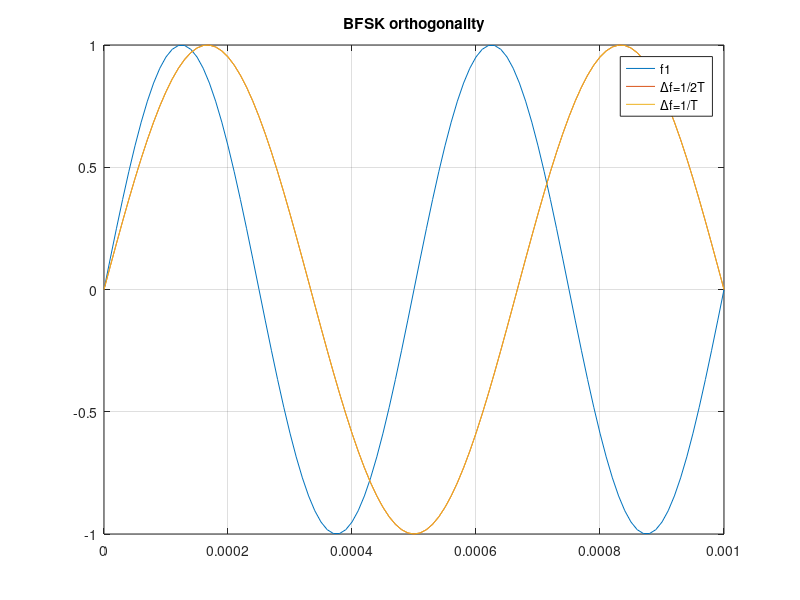

Source code (MATLAB):
% BFSK
% Ортогональности Δf=1/2T и Δf=1/T

f2 = 1500;
tb = 1e-3; f1 = 2000;
tg = 0:tb/100:tb;
s1 = sin(2*pi*f1*tg);
s2c = sin(2*pi*f2*tg);
s2o = sin(2*pi*(f1-500)*tg);
figure;
plot(tg, s1, tg, s2c, tg, s2o);
legend('f1','\Deltaf=1/2T','\Deltaf=1/T');
title('BFSK orthogonality'); grid on;

%{
@play
{
 "title": "BFSK",
 "groups": [
  {
   "name": "Частоты",
   "controls": [
    {
     "var": "f2",
     "label": "f₂ Гц",
     "min": 1200,
     "max": 1800,
     "step": 50,
     "default": 1500
    }
   ]
  }
 ]
}
%}
